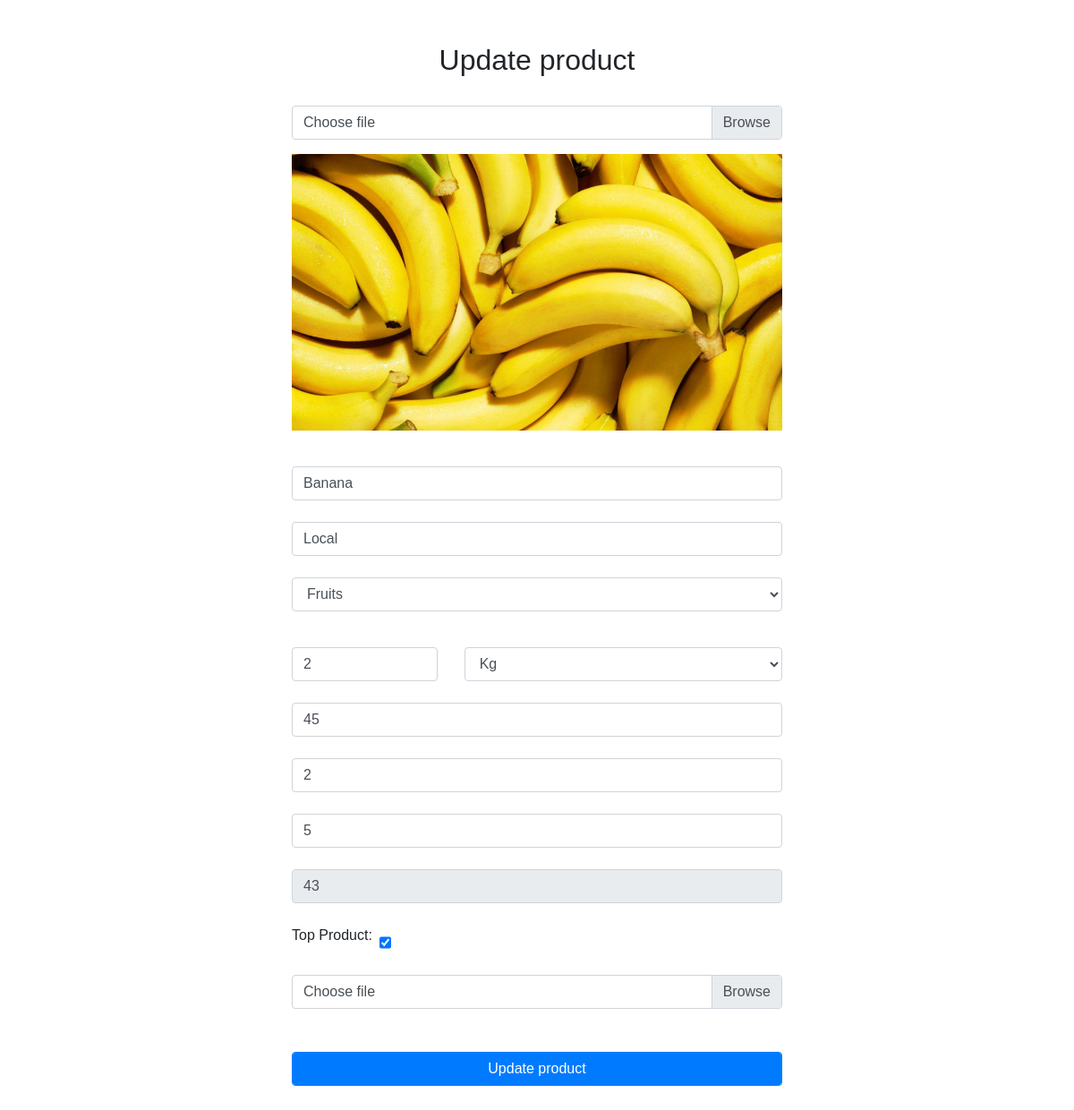
Screenshot of /product/upd_product/2/ (signed in) with the database file from the repository.
### arman/models.py (models this page shows, shortened)
class product(models.Model):
    Name = models.CharField(max_length=100)
    Brand = models.CharField(max_length=100)
    Category = models.CharField(max_length=100)
    category_name = models.CharField(max_length=100)
    per_unit = models.CharField(max_length=100)
    Qty = models.IntegerField()
    Rate = models.IntegerField()
    Discount = models.IntegerField()
    Percentage = models.IntegerField()
    Total_rate = models.IntegerField()
    Top_product = models.CharField(max_length=20)
    Image = models.ImageField(upload_to='images', blank=True, null=True)

class Category(models.Model):
    name = models.CharField(max_length=50)
    description = models.CharField(max_length=200)
    image = models.ImageField(upload_to="images/")

### arman/views.py (the view)
# urls.py: path('product/upd_product/<int:pk>/',
def upd_product(request, pk):
    if request.user.is_superuser:
        obj = get_object_or_404(product, id=pk)
        upd_data = product.objects.get(id=pk)
        if request.method == "POST":
            if request.FILES.get('file') is not None:
                os.remove(upd_data.Image.path)
                upd_data.Image = request.FILES['file']
            elif request.FILES.getlist('files') is not None:
                images = request.FILES.getlist('files')
                for f in images:
                    product_images.objects.create(Product_id=pk, Image_path=f)
            upd_data.Qty = request.POST.get('qty')
            upd_data.Rate = request.POST.get('rate')
            upd_data.Discount = request.POST.get('discount')
            if upd_data.Discount == "":
                upd_data.Discount = 0
            upd_data.Percentage = request.POST.get('percentage')
            if upd_data.Percentage == "":
                upd_data.Percentage = 0
            upd_data.Total_rate = request.POST.get('total_rate')
            top_product = request.POST.get('top_product')
            if top_product == "yes":
                upd_data.Top_product = request.POST.get('top_product')
            else:
                upd_data.Top_product = 'no'
            upd_data.per_unit = request.POST.get('units')
            finder = [upd_data.Category == request.POST.get('category'), upd_data.Name == request.POST.get('name'),
                      upd_data.Brand == request.POST.get('brand')]
            if all(finder):
                cart_p = Cart.objects.filter(Product_id=upd_data.id)
                for cat in cart_p:
                    cat.Total_rate = cat.Qty_count * upd_data.Total_rate
                    cat.Rate = cat.Qty_count * upd_data.Rate
                    cat.Discount = cat.Qty_count * upd_data.Discount
                    cat.save()
                upd_data.Name = request.POST.get('name')
                upd_data.Brand = request.POST.get('brand')
                upd_data.Category = request.POST.get('category')
                Category_id_find = Category.objects.get(id=upd_data.Category)
                if Category_id_find is not None:
                    upd_data.category_name = Category_id_find.name
                upd_data.save()
                msg_success = "Product updated successfully"
                return render(request, 'update_product.html', {'msg_success': msg_success})
            else:
                upd_data.Category = request.POST.get('category')
                Category_id_find = Category.objects.get(id=upd_data.Category)
                if Category_id_find is not None:
                    upd_data.category_name = Category_id_find.name
                upd_data.Name = request.POST.get('name')
                upd_data.Brand = request.POST.get('brand')
                if not product.objects.filter(Name=upd_data.Name, Brand=upd_data.Brand,
                                              Category=upd_data.Category).exists():
                    cart_p = Cart.objects.filter(Product_id=upd_data.id)
                    for cat in cart_p:
                        cat.Total_rate = cat.Qty_count * upd_data.Total_rate
                        cat.Rate = cat.Qty_count * upd_data.Rate
                        cat.Discount = cat.Qty_count * upd_data.Discount
                        cat.save()
                    upd_data.save()
                    msg_success = "Product updated successfully"
                    return render(request, 'update_product.html', {'msg_success': msg_success})
                else:
                    msg_error = "Updating Data Already Exist"
                    return render(request, 'update_product.html', {'msg_error': msg_error})
        else:
            ft_data = product.objects.get(id=pk)
            selected_cat = Category.objects.get(id=upd_data.Category)
            images_data = product_images.objects.filter(Product_id=pk)
            cate = Category.objects.all()
            context = {'ft_data': ft_data, 'obj': obj, 'images_data': images_data,
                       'cate': cate, 'selected_cat': selected_cat}
            return render(request, 'update_product.html', context)
    else:
        return redirect('/')

### arman/templates/update_product.html (shortened to what this page needs)
{% load static %}
<!DOCTYPE html>
<html lang="en">
<head>
    <link rel="stylesheet" href="{% static 'css/main.css' %}">
    <link rel="stylesheet" href="https://cdnjs.cloudflare.com/ajax/libs/font-awesome/4.7.0/css/font-awesome.min.css">
    <link rel="stylesheet" href="https://maxcdn.bootstrapcdn.com/bootstrap/4.5.2/css/bootstrap.min.css">
</head>
<body>
    <section class="product pb-4" id="product">
        <div class="container-fluid" style="max-width:40rem;">
            <div class="row">
                <div class="col-lg-12 pt-4">
                    <div class="mx-auto d-block col-lg-12 col-md-8 product-box px-lg-3">
                        <div class="col-lg-12 sign-up-title pb-3">
                            <div class="heading mt-4">
                                <h2 class="text-large text-center">Update product</h2>
                            </div>
                        </div>
                        <div class="col-lg-12 sign-up-form mb-3">
                            <form action="" method="POST" enctype="multipart/form-data" id="product">
                                <div class="row">
                                    <div class="col-lg-12 pt-2">
                                        <div class="form-group">
                                            <div class="input-group">
                                                <div class="custom-file">
                                                    <label class="custom-file-label" for="imgload">Choose file</label>
                                                </div>
                                            </div>
                                        </div>
                                    </div>
                                    <div class="col-lg-12">
                                        <div class="form-group">
                                            <div class="img-box  d-flex justify-content-center">
                                                <img src="{{ ft_data.Image.url }}" alt="{{ ft_data.Image.url }}"
                                                    class="img-fluid" id="img">
                                            </div>
                                        </div>
                                    </div>
                                    <div class="col-lg-12 pt-4">
                                        <div class="form-group">
                                            <input type="text" class="form-control" name="name"
                                                placeholder="Product Name" autocomplete="off" value="{{ ft_data.Name }}"
                                                required>
                                        </div>
                                    </div>
                                    <div class="col-lg-12 pt-2">
                                        <div class="form-group">
                                            <input type="text" class="form-control" name="brand" placeholder="Brand"
                                                autocomplete="off" value="{{ ft_data.Brand }}" required>
                                        </div>
                                    </div>
                                    <div class="col-lg-12 pt-2">
                                        <div class="form-group">
                                            <select class="form-control" name="category">
                                                <option selected value="{{ selected_cat.id }}">{{ selected_cat.name }}
                                                </option>
                                            </select>
                                        </div>
                                    </div>
                                    <div class="col-lg-12">
                                        <div class="row">
                                            <div class="col-lg-4 pt-4">
                                                <input type="number" class="form-control" name="qty" id="qty" min="0"
                                                    placeholder="Qty" autocomplete="off" value="{{ ft_data.Qty }}"
                                                    required>
                                            </div>
                                            <div class="col-lg-8 pt-4">
                                                <select class="form-control" name="units" required>
                                                    <option selected>{{ ft_data.per_unit }}</option>
                                                </select>
                                            </div>
                                        </div>
                                    </div>
                                    <div class="col-lg-12 pt-4">
                                        <div class="form-group ">
                                            <input type="number" class="form-control" name="rate" id="rate" min="0"
                                                placeholder="Rate" autocomplete="off" value="{{ ft_data.Rate }}"
                                                required>
                                        </div>
                                    </div>
                                    <div class="col-lg-12 pt-2">
                                        <div class="form-group ">
                                            <input type="number" class="form-control" name="discount" id="disrate"
                                                min="0" placeholder="Discount" value="{{ ft_data.Discount }}"
                                                autocomplete="off">
                                        </div>
                                    </div>
                                    <div class="col-lg-12 pt-2">
                                        <div class="form-group ">
                                            <input type="number" class="form-control" name="percentage" id="percentage"
                                                min="0" placeholder="Percentage" value="{{ ft_data.Percentage }}"
                                                autocomplete="off">
                                        </div>
                                    </div>
                                    <div class="col-lg-12 pt-2">
                                        <div class="form-group ">
                                            <input type="number" class="form-control" name="total_rate" id="total_rate"
                                                placeholder="Total Rate" value="{{ ft_data.Total_rate }}"
                                                autocomplete="off" readonly>
                                        </div>
                                    </div>
                                    <div class="col-lg-12 pt-2">
                                        <div class="form-group d-flex">
                                            <label for="">Top Product: </label>
                                            <input type="checkbox" name="top_product" class="ml-2 mt-2"
                                                value="{{ ft_data.Top_product }}" id="top_product">
                                        </div>
                                    </div>
                                    <div class="col-lg-12 pt-2">
                                        <div class="form-group">
                                            <div class="input-group">
                                                <div class="custom-file">
                                                    <label class="custom-file-label" for="file-input">Choose
                                                        file</label>
                                                </div>
                                            </div>
                                        </div>
                                    </div>
                                    <div class="col-lg-12 col-md-12 col-12 pt-2 pb-2" id="preview">
                                    </div>
                                    <div class="col-lg-12 pt-2">
                                        <div class="form-group d-flex justify-content-center pt-2 pb-2">
                                            <input type="submit" name="signup" value="Update product"
                                                class="btn btn-primary form-control">
                                        </div>
                                    </div>
                                </div>
                            </form>
                        </div>
                    </div>
                </div>
            </div>
        </div>
    </section>
</body>
</html>

### arman/static/css/main.css (style rules this page uses)
html { scroll-behavior: smooth; }
* { margin: 0; padding: 0; list-style-type: none; box-sizing: border-box; text-decoration: none; scroll-behavior: smooth; }
body { font-family: sans-serif !important; }

### rows the page displays
product: Image (picture), name "Banana", brand "Local", qty "2", units "Kg", rate "45", discount "2", percentage "5", total_rate "43"
Category: category "Fruits"
